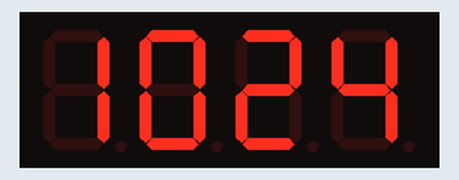
Bench run of a program on a simulated Raspberry Pi (BCM pin numbers). Shown: 4-digit seven-segment display. The clock reads 2024-03-15 10:24:30 at power-on unless the program sets it; library files of the repository ran but are not shown: tm1637.py.

Above: at 0.1 s.
At 63.3 s:
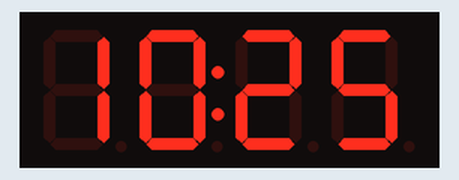
At 128.5 s:
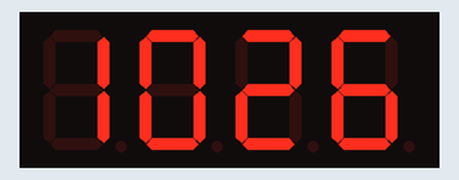

The program:

clock.py
```python
import sys
import time
import datetime
import RPi.GPIO as GPIO
import tm1637

Display = tm1637.TM1637(4,5,tm1637.BRIGHT_TYPICAL)

Display.Clear()
Display.SetBrightnes(1)

while(True):
   now = datetime.datetime.now()
   hour = now.hour
   minute = now.minute
   second = now.second
   currenttime = [ int(hour / 10), hour % 10, int(minute / 10), minute % 10 ]

   Display.Show(currenttime)
   Display.ShowDoublepoint(second % 2)

   time.sleep(1)
```
